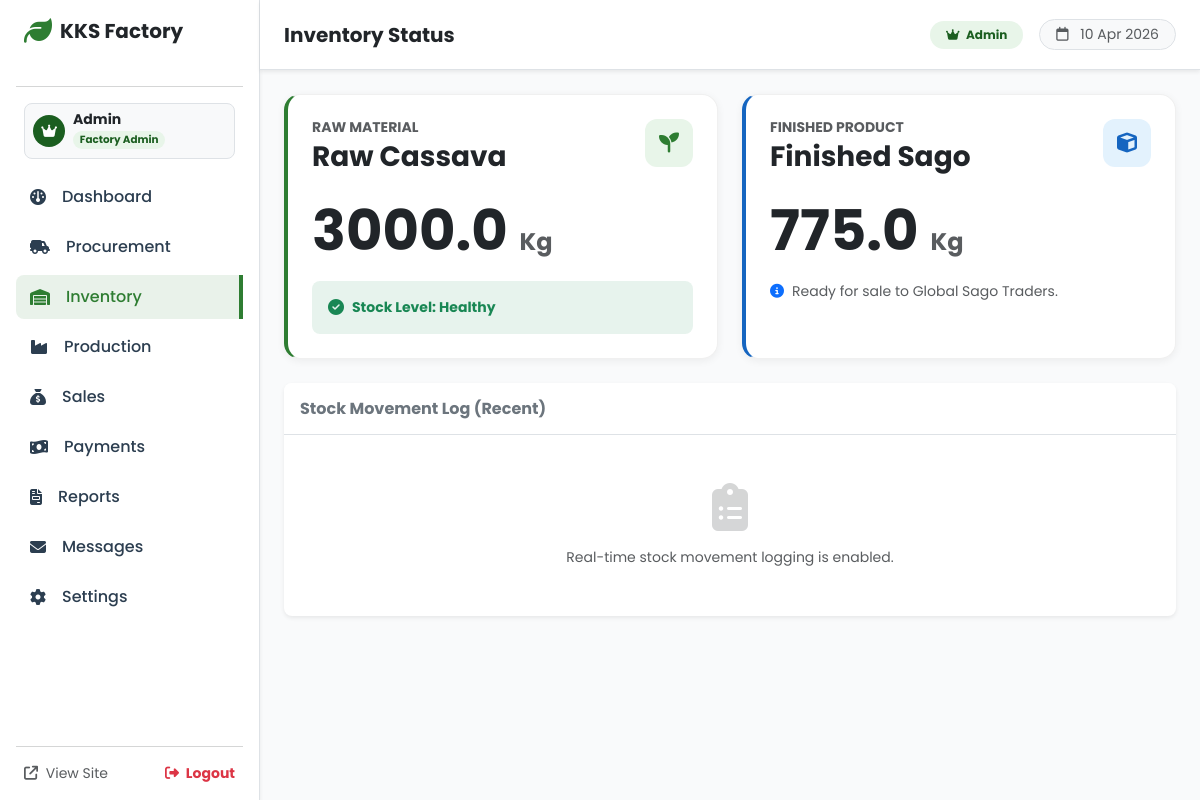
Page /inventory (signed in) on the committed database.
### app.py (models this page shows)
class User(db.Model):
    id = db.Column(db.Integer, primary_key=True)
    username = db.Column(db.String(80), unique=True, nullable=False)
    password = db.Column(db.String(120), nullable=False)
    role = db.Column(db.String(20), default='admin')  # 'admin' or 'manager'

class Inventory(db.Model):
    id = db.Column(db.Integer, primary_key=True)
    item_name = db.Column(db.String(50), unique=True)
    quantity = db.Column(db.Float, default=0.0)
    unit = db.Column(db.String(10))

### app.py (the view)
@app.route('/inventory')
@login_required
def inventory():
    raw = Inventory.query.filter_by(item_name='Raw Cassava').first()
    sago = Inventory.query.filter_by(item_name='Finished Sago').first()
    return render_template('inventory.html', raw=raw, sago=sago)

### app.py (called while the page is built)
def check_auth():
    return 'user_id' in session

def get_current_user():
    if 'user_id' in session:
        return User.query.get(session['user_id'])
    return None

def login_required(f):
    @wraps(f)
    def decorated(*args, **kwargs):
        if not check_auth():
            return redirect(url_for('login'))
        return f(*args, **kwargs)
    return decorated

@app.context_processor
def inject_globals():
    factory_config = {}
    try:
        configs = {c.key: c.value for c in SystemConfig.query.all()}
        factory_config = {
            'factory_name': configs.get('factory_name', 'KKS Sago Factory'),
            'factory_phone': configs.get('factory_phone', ''),
            'factory_email': configs.get('factory_email', ''),
            'factory_address': configs.get('factory_address', ''),
        }
    except Exception:
        factory_config = {
            'factory_name': 'KKS Sago Factory',
            'factory_phone': '',
            'factory_email': '',
            'factory_address': '',
        }
    return {
        'current_user': get_current_user(),
        'today_date': datetime.now().strftime('%d %b %Y'),
        'factory_config': factory_config
    }

### templates/inventory.html
{% extends 'base.html' %}
{% block header_title %}Inventory Status{% endblock %}
{% block content_admin %}
<div class="row g-4">
    <div class="col-md-6">
        <div class="stat-card border-green h-100">
            <div class="d-flex justify-content-between align-items-start mb-4">
                <div>
                    <h6 class="text-uppercase text-muted fw-bold mb-1 small">Raw Material</h6>
                    <h3 class="fw-bold mb-0 text-dark">Raw Cassava</h3>
                </div>
                <div class="icon-box green">
                    <i class="fa-solid fa-seedling"></i>
                </div>
            </div>
            <h1 class="display-4 fw-bold mb-2 text-dark">{{ raw.quantity }} <small class="fs-4 text-muted">Kg</small></h1>
            {% if raw.quantity < 100 %}
                <div class="alert alert-danger d-flex align-items-center mt-3 mb-0 border-0 bg-danger bg-opacity-10 text-danger rounded-3">
                    <i class="fa-solid fa-triangle-exclamation me-2"></i>
                    <div class="small fw-bold">Low Stock Warning! Please procure more cassava.</div>
                </div>
            {% else %}
                <div class="alert alert-success d-flex align-items-center mt-3 mb-0 border-0 bg-success bg-opacity-10 text-success rounded-3">
                    <i class="fa-solid fa-check-circle me-2"></i>
                    <div class="small fw-bold">Stock Level: Healthy</div>
                </div>
            {% endif %}
        </div>
    </div>
    <div class="col-md-6">
        <div class="stat-card border-blue h-100">
            <div class="d-flex justify-content-between align-items-start mb-4">
                <div>
                    <h6 class="text-uppercase text-muted fw-bold mb-1 small">Finished Product</h6>
                    <h3 class="fw-bold mb-0 text-dark">Finished Sago</h3>
                </div>
                <div class="icon-box blue">
                    <i class="fa-solid fa-cube"></i>
                </div>
            </div>
            <h1 class="display-4 fw-bold mb-2 text-dark">{{ sago.quantity }} <small class="fs-4 text-muted">Kg</small></h1>
            <div class="mt-3 text-muted small d-flex align-items-center">
                <i class="fa-solid fa-info-circle me-2 text-primary"></i> Ready for sale to Global Sago Traders.
            </div>
        </div>
    </div>
</div>
<div class="card border-0 shadow-sm rounded-3 mt-4">
    <div class="card-header bg-white py-3 border-bottom">
        <h6 class="mb-0 fw-bold text-secondary">Stock Movement Log (Recent)</h6>
    </div>
    <div class="card-body text-center py-5 text-muted">
        <i class="fa-solid fa-clipboard-list fa-3x mb-3 opacity-25"></i>
        <p class="mb-0 small">Real-time stock movement logging is enabled.</p>
    </div>
</div>
{% endblock %}

### templates/base.html (shortened to what this page needs)
<!DOCTYPE html>
<html lang="en">
<head>
    <link href="https://cdn.jsdelivr.net/npm/bootstrap@5.3.0/dist/css/bootstrap.min.css" rel="stylesheet">
    <link rel="stylesheet" href="https://cdnjs.cloudflare.com/ajax/libs/font-awesome/6.4.0/css/all.min.css">
    <link rel="stylesheet" href="{{ url_for('static', filename='css/style.css') }}">
</head>
<body class="{% if session.get('user_id') %}admin-body{% else %}d-flex flex-column min-vh-100{% endif %} theme-cassava">
    {% if session.get('user_id') %}
    <div class="d-flex w-100">
        <div class="sidebar d-flex flex-column flex-shrink-0 p-3 bg-white shadow-sm border-end"
             style="width: 260px; height: 100vh; position: fixed; overflow-y: auto; z-index: 1000;">
            <a href="{{ url_for('dashboard') }}" class="d-flex align-items-center mb-4 text-dark text-decoration-none px-2">
                <i class="fa-solid fa-leaf text-brand fs-3 me-2"></i>
                <span class="fs-5 fw-bold" style="font-family: 'Poppins', sans-serif;">KKS Factory</span>
            </a>
            <hr class="text-muted opacity-25">
            {% if current_user %}
            <div class="px-2 mb-3">
                <div class="d-flex align-items-center gap-2 p-2 rounded-3 bg-light border">
                    <div class="rounded-circle d-flex align-items-center justify-content-center flex-shrink-0"
                         style="width:32px;height:32px;background:{{ '#1b5e20' if current_user.role == 'admin' else '#1565c0' }};">
                        <i class="fa-solid {{ 'fa-crown' if current_user.role == 'admin' else 'fa-user-gear' }} text-white small"></i>
                    </div>
                    <div>
                        <div class="fw-bold text-dark small lh-1">{{ current_user.username|title }}</div>
                        <span class="badge rounded-pill mt-1"
                              style="font-size:0.65rem;background:{{ '#e8f5e9' if current_user.role == 'admin' else '#e3f2fd' }};color:{{ '#1b5e20' if current_user.role == 'admin' else '#1565c0' }};">
                            {{ 'Factory Admin' if current_user.role == 'admin' else 'Operations Manager' }}
                        </span>
                    </div>
                </div>
            </div>
            {% endif %}
            <ul class="nav nav-pills flex-column mb-auto">
                <li class="nav-item mb-1">
                    <a href="{{ url_for('dashboard') }}" class="nav-link {% if request.endpoint == 'dashboard' %}active-custom{% else %}text-dark hover-light{% endif %} d-flex align-items-center fw-medium">
                        <i class="fa-solid fa-gauge me-3 w-20 text-center"></i> Dashboard
                    </a>
                </li>
                <li class="nav-item mb-1">
                    <a href="{{ url_for('procurement') }}" class="nav-link {% if request.endpoint == 'procurement' %}active-custom{% else %}text-dark hover-light{% endif %} d-flex align-items-center fw-medium">
                        <i class="fa-solid fa-truck-field me-3 w-20 text-center"></i> Procurement
                    </a>
                </li>
                <li class="nav-item mb-1">
                    <a href="{{ url_for('inventory') }}" class="nav-link {% if request.endpoint == 'inventory' %}active-custom{% else %}text-dark hover-light{% endif %} d-flex align-items-center fw-medium">
                        <i class="fa-solid fa-warehouse me-3 w-20 text-center"></i> Inventory
                    </a>
                </li>
                <li class="nav-item mb-1">
                    <a href="{{ url_for('production') }}" class="nav-link {% if request.endpoint == 'production' %}active-custom{% else %}text-dark hover-light{% endif %} d-flex align-items-center fw-medium">
                        <i class="fa-solid fa-industry me-3 w-20 text-center"></i> Production
                    </a>
                </li>
                <li class="nav-item mb-1">
                    <a href="{{ url_for('sales') }}" class="nav-link {% if request.endpoint == 'sales' %}active-custom{% else %}text-dark hover-light{% endif %} d-flex align-items-center fw-medium">
                        <i class="fa-solid fa-sack-dollar me-3 w-20 text-center"></i> Sales
                    </a>
                </li>
                <li class="nav-item mb-1">
                    <a href="{{ url_for('payments') }}" class="nav-link {% if request.endpoint == 'payments' %}active-custom{% else %}text-dark hover-light{% endif %} d-flex align-items-center fw-medium">
                        <i class="fa-solid fa-money-bill-wave me-3 w-20 text-center"></i> Payments
                    </a>
                </li>
                <li class="nav-item mb-1">
                    <a href="{{ url_for('reports') }}" class="nav-link {% if request.endpoint == 'reports' %}active-custom{% else %}text-dark hover-light{% endif %} d-flex align-items-center fw-medium">
                        <i class="fa-solid fa-file-invoice me-3 w-20 text-center"></i> Reports
                    </a>
                </li>
                <li class="nav-item mb-1">
                    <a href="{{ url_for('admin_messages') }}" class="nav-link {% if request.endpoint == 'admin_messages' %}active-custom{% else %}text-dark hover-light{% endif %} d-flex align-items-center fw-medium">
                        <i class="fa-solid fa-envelope me-3 w-20 text-center"></i> Messages
                    </a>
                </li>
                {% if current_user and current_user.role == 'admin' %}
                <li class="nav-item mb-1">
                    <a href="{{ url_for('settings') }}" class="nav-link {% if request.endpoint == 'settings' %}active-custom{% else %}text-dark hover-light{% endif %} d-flex align-items-center fw-medium">
                        <i class="fa-solid fa-cog me-3 w-20 text-center"></i> Settings
                    </a>
                </li>
                {% endif %}
            </ul>
            <hr class="text-muted opacity-25">
            <div class="d-flex align-items-center justify-content-between px-2">
                <a href="{{ url_for('index') }}" target="_blank" class="text-muted small text-decoration-none">
                    <i class="fa-solid fa-arrow-up-right-from-square me-1"></i> View Site
                </a>
                <a href="{{ url_for('logout') }}" class="text-danger small text-decoration-none fw-bold">
                    <i class="fa-solid fa-right-from-bracket me-1"></i> Logout
                </a>
            </div>
        </div>
        <div class="flex-grow-1" style="margin-left: 260px; background-color: #f9fafb; min-height: 100vh;">
            <header class="bg-white shadow-sm border-bottom py-3 px-4 d-flex justify-content-between align-items-center sticky-top" style="height: 70px;">
                <h5 class="m-0 fw-bold text-dark">
                    {% block header_title %}{% endblock %}
                </h5>
                <div class="d-flex align-items-center gap-3">
                    {% if current_user %}
                    <span class="badge rounded-pill px-3 py-2"
                          style="background:{{ '#e8f5e9' if current_user.role == 'admin' else '#e3f2fd' }};color:{{ '#1b5e20' if current_user.role == 'admin' else '#1565c0' }};font-size:0.75rem;">
                        <i class="fa-solid {{ 'fa-crown' if current_user.role == 'admin' else 'fa-user-gear' }} me-1"></i>
                        {{ 'Admin' if current_user.role == 'admin' else 'Manager' }}
                    </span>
                    {% endif %}
                    <span class="text-muted small bg-light px-3 py-1 rounded-pill border">
                        <i class="fa-regular fa-calendar me-2"></i> {{ today_date }}
                    </span>
                </div>
            </header>
            <main class="p-4">
                {% block content_admin %}{% endblock %}
            </main>
        </div>
    </div>
    {% endif %}
</body>
</html>

### static/css/style.css (style rules this page uses)
:root { --primary-green: #2E7D32; --light-green: #A5D6A7; --dark-green: #1B5E20; --accent-brown: #795548; --bg-light: #F1F8E9; --white: #ffffff; --text-dark: #2c3e50; --text-muted: #6c757d; --shadow-sm: 0 2px 4px rgba(0,0,0,0.05); --shadow-md: 0 4px 6px rgba(0,0,0,0.1); --shadow-lg: 0 10px 15px rgba(0,0,0,0.1); }
body { font-family: 'Poppins', sans-serif; background-color: var(--bg-light); color: var(--text-dark); overflow-x: hidden; }
.nav-link { color: var(--text-dark) !important; font-weight: 500; transition: all 0.3s ease; position: relative; }
.nav-link::after { content: ''; position: absolute; width: 0; height: 2px; bottom: 0; left: 50%; background-color: var(--primary-green); transition: all 0.3s ease; transform: translateX(-50%); }
.card { border-radius: 16px; transition: all 0.4s cubic-bezier(0.175, 0.885, 0.32, 1.275); overflow: hidden; border: none; background: #fff; }
.stat-card { background: #fff; border-radius: 16px; padding: 24px; box-shadow: 0 2px 8px rgba(0,0,0,0.06); border: 1px solid #f0f0f0; transition: all 0.3s ease; }
.stat-card.border-green { border-left: 4px solid #2e7d32 !important; }
.stat-card.border-blue { border-left: 4px solid #1565c0 !important; }
.icon-box { width: 48px; height: 48px; border-radius: 12px; display: flex; align-items: center; justify-content: center; font-size: 1.25rem; flex-shrink: 0; }
.icon-box.green { background: #e8f5e9; color: #2e7d32; }
.icon-box.blue { background: #e3f2fd; color: #1565c0; }
.sidebar { background: #fff; box-shadow: 2px 0 10px rgba(0,0,0,0.05); }
.sidebar .nav-link { border-radius: 10px; padding: 10px 14px; margin-bottom: 2px; transition: all 0.2s ease; }
.sidebar .nav-link.active-custom { background-color: rgba(46, 125, 50, 0.1); color: var(--primary-green) !important; border-right: 4px solid var(--primary-green); border-radius: 8px 0 0 8px; }
.text-brand { color: var(--primary-green) !important; }

### rows in the picture
User: username "Admin", role "Factory Admin", role "Admin"
Inventory: quantity "3000.0"
Inventory: quantity "775.0"
